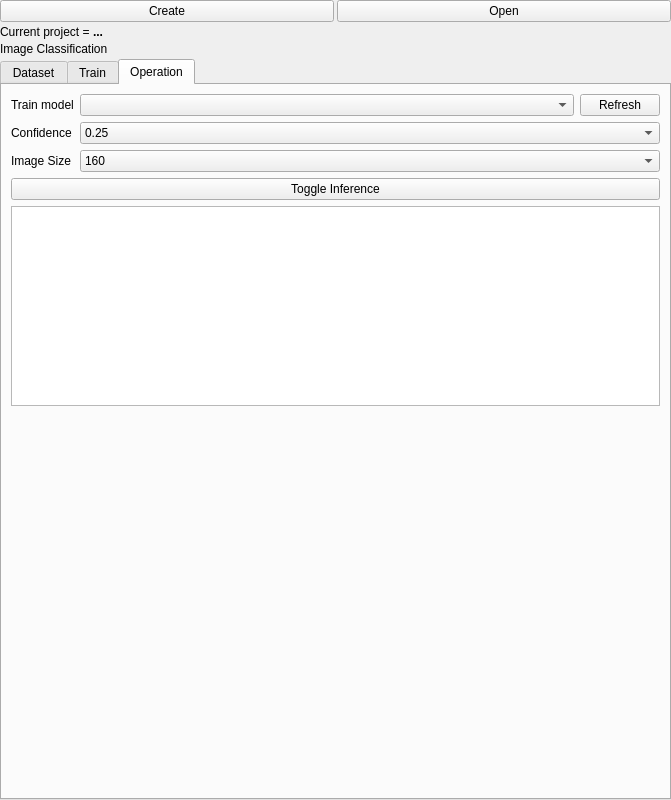
<?xml version="1.0" encoding="UTF-8"?>
<ui version="4.0">
 <class>FormProjectManager</class>
 <widget class="QWidget" name="FormProjectManager">
  <property name="geometry">
   <rect>
    <x>0</x>
    <y>0</y>
    <width>671</width>
    <height>800</height>
   </rect>
  </property>
  <property name="windowTitle">
   <string>Form</string>
  </property>
  <layout class="QVBoxLayout" name="verticalLayout">
   <property name="spacing">
    <number>3</number>
   </property>
   <property name="leftMargin">
    <number>0</number>
   </property>
   <property name="topMargin">
    <number>0</number>
   </property>
   <property name="rightMargin">
    <number>0</number>
   </property>
   <property name="bottomMargin">
    <number>0</number>
   </property>
   <item>
    <layout class="QHBoxLayout" name="horizontalLayout">
     <item>
      <widget class="QPushButton" name="pushButtonCreateProject">
       <property name="text">
        <string>Create</string>
       </property>
      </widget>
     </item>
     <item>
      <widget class="QPushButton" name="pushButtonOpenProject">
       <property name="text">
        <string>Open</string>
       </property>
      </widget>
     </item>
    </layout>
   </item>
   <item>
    <layout class="QHBoxLayout" name="horizontalLayout_2">
     <item>
      <widget class="QLabel" name="label">
       <property name="sizePolicy">
        <sizepolicy hsizetype="Fixed" vsizetype="Preferred">
         <horstretch>0</horstretch>
         <verstretch>0</verstretch>
        </sizepolicy>
       </property>
       <property name="text">
        <string>Current project =</string>
       </property>
      </widget>
     </item>
     <item>
      <widget class="QLabel" name="labelCurrentProject">
       <property name="font">
        <font>
         <bold>true</bold>
        </font>
       </property>
       <property name="text">
        <string>...</string>
       </property>
      </widget>
     </item>
    </layout>
   </item>
   <item>
    <widget class="QStackedWidget" name="stackedWidgetProject">
     <property name="currentIndex">
      <number>2</number>
     </property>
     <widget class="QWidget" name="page_Blank"/>
     <widget class="QWidget" name="page_OD">
      <layout class="QVBoxLayout" name="verticalLayout_2">
       <property name="spacing">
        <number>3</number>
       </property>
       <property name="leftMargin">
        <number>0</number>
       </property>
       <property name="topMargin">
        <number>0</number>
       </property>
       <property name="rightMargin">
        <number>0</number>
       </property>
       <property name="bottomMargin">
        <number>0</number>
       </property>
       <item>
        <widget class="QLabel" name="label_2">
         <property name="text">
          <string>Object Detection</string>
         </property>
        </widget>
       </item>
      </layout>
     </widget>
     <widget class="QWidget" name="page_IC">
      <layout class="QVBoxLayout" name="verticalLayout_3">
       <property name="spacing">
        <number>3</number>
       </property>
       <property name="leftMargin">
        <number>0</number>
       </property>
       <property name="topMargin">
        <number>0</number>
       </property>
       <property name="rightMargin">
        <number>0</number>
       </property>
       <property name="bottomMargin">
        <number>0</number>
       </property>
       <item>
        <widget class="QLabel" name="label_3">
         <property name="text">
          <string>Image Classification</string>
         </property>
        </widget>
       </item>
       <item>
        <widget class="QTabWidget" name="tabWidgetIC">
         <property name="currentIndex">
          <number>2</number>
         </property>
         <widget class="QWidget" name="tab">
          <attribute name="title">
           <string>Dataset</string>
          </attribute>
          <layout class="QVBoxLayout" name="verticalLayout_4">
           <item>
            <layout class="QHBoxLayout" name="horizontalLayout_3">
             <item>
              <widget class="QLabel" name="label_4">
               <property name="sizePolicy">
                <sizepolicy hsizetype="Fixed" vsizetype="Preferred">
                 <horstretch>0</horstretch>
                 <verstretch>0</verstretch>
                </sizepolicy>
               </property>
               <property name="minimumSize">
                <size>
                 <width>0</width>
                 <height>0</height>
                </size>
               </property>
               <property name="maximumSize">
                <size>
                 <width>16777215</width>
                 <height>16777215</height>
                </size>
               </property>
               <property name="text">
                <string>Files </string>
               </property>
              </widget>
             </item>
             <item>
              <widget class="QPushButton" name="pushButtonTakeShots">
               <property name="text">
                <string>Take shots</string>
               </property>
              </widget>
             </item>
             <item>
              <widget class="QPushButton" name="pushButton_2">
               <property name="text">
                <string>Import</string>
               </property>
              </widget>
             </item>
             <item>
              <widget class="QPushButton" name="pushButtonAnnotate">
               <property name="text">
                <string>Annotate</string>
               </property>
              </widget>
             </item>
             <item>
              <widget class="QPushButton" name="pushButtonMakeDataset">
               <property name="text">
                <string>Make</string>
               </property>
              </widget>
             </item>
            </layout>
           </item>
           <item>
            <widget class="QTableWidget" name="tableWidgetFilesIC">
             <attribute name="verticalHeaderCascadingSectionResizes">
              <bool>false</bool>
             </attribute>
             <column>
              <property name="text">
               <string>#</string>
              </property>
             </column>
             <column>
              <property name="text">
               <string>Name</string>
              </property>
             </column>
             <column>
              <property name="text">
               <string>Class</string>
              </property>
             </column>
            </widget>
           </item>
           <item>
            <layout class="QHBoxLayout" name="horizontalLayout_4">
             <item>
              <spacer name="horizontalSpacer">
               <property name="orientation">
                <enum>Qt::Orientation::Horizontal</enum>
               </property>
               <property name="sizeHint" stdset="0">
                <size>
                 <width>40</width>
                 <height>20</height>
                </size>
               </property>
              </spacer>
             </item>
             <item>
              <widget class="QPushButton" name="pushButtonDeleteFiles">
               <property name="text">
                <string>Delete</string>
               </property>
              </widget>
             </item>
            </layout>
           </item>
          </layout>
         </widget>
         <widget class="QWidget" name="tab_2">
          <attribute name="title">
           <string>Train</string>
          </attribute>
          <layout class="QVBoxLayout" name="verticalLayout_5">
           <item>
            <layout class="QGridLayout" name="gridLayout">
             <item row="1" column="0">
              <widget class="QLabel" name="label_5">
               <property name="sizePolicy">
                <sizepolicy hsizetype="Fixed" vsizetype="Preferred">
                 <horstretch>0</horstretch>
                 <verstretch>0</verstretch>
                </sizepolicy>
               </property>
               <property name="minimumSize">
                <size>
                 <width>140</width>
                 <height>0</height>
                </size>
               </property>
               <property name="maximumSize">
                <size>
                 <width>140</width>
                 <height>16777215</height>
                </size>
               </property>
               <property name="text">
                <string>Dataset</string>
               </property>
               <property name="alignment">
                <set>Qt::AlignmentFlag::AlignRight|Qt::AlignmentFlag::AlignTrailing|Qt::AlignmentFlag::AlignVCenter</set>
               </property>
              </widget>
             </item>
             <item row="2" column="0">
              <widget class="QLabel" name="label_6">
               <property name="sizePolicy">
                <sizepolicy hsizetype="Fixed" vsizetype="Preferred">
                 <horstretch>0</horstretch>
                 <verstretch>0</verstretch>
                </sizepolicy>
               </property>
               <property name="minimumSize">
                <size>
                 <width>140</width>
                 <height>0</height>
                </size>
               </property>
               <property name="maximumSize">
                <size>
                 <width>140</width>
                 <height>16777215</height>
                </size>
               </property>
               <property name="text">
                <string>Pretrained Moldel</string>
               </property>
               <property name="alignment">
                <set>Qt::AlignmentFlag::AlignRight|Qt::AlignmentFlag::AlignTrailing|Qt::AlignmentFlag::AlignVCenter</set>
               </property>
              </widget>
             </item>
             <item row="4" column="0">
              <widget class="QLabel" name="label_8">
               <property name="sizePolicy">
                <sizepolicy hsizetype="Fixed" vsizetype="Preferred">
                 <horstretch>0</horstretch>
                 <verstretch>0</verstretch>
                </sizepolicy>
               </property>
               <property name="minimumSize">
                <size>
                 <width>140</width>
                 <height>0</height>
                </size>
               </property>
               <property name="maximumSize">
                <size>
                 <width>140</width>
                 <height>16777215</height>
                </size>
               </property>
               <property name="text">
                <string>Image Size</string>
               </property>
               <property name="alignment">
                <set>Qt::AlignmentFlag::AlignRight|Qt::AlignmentFlag::AlignTrailing|Qt::AlignmentFlag::AlignVCenter</set>
               </property>
              </widget>
             </item>
             <item row="1" column="1">
              <layout class="QHBoxLayout" name="horizontalLayout_5">
               <item>
                <widget class="QComboBox" name="comboBoxSelectedDataset"/>
               </item>
               <item>
                <widget class="QPushButton" name="pushButtonUpdateDatasets">
                 <property name="sizePolicy">
                  <sizepolicy hsizetype="Fixed" vsizetype="Fixed">
                   <horstretch>0</horstretch>
                   <verstretch>0</verstretch>
                  </sizepolicy>
                 </property>
                 <property name="text">
                  <string>Refresh</string>
                 </property>
                </widget>
               </item>
              </layout>
             </item>
             <item row="3" column="0">
              <widget class="QLabel" name="label_7">
               <property name="sizePolicy">
                <sizepolicy hsizetype="Fixed" vsizetype="Preferred">
                 <horstretch>0</horstretch>
                 <verstretch>0</verstretch>
                </sizepolicy>
               </property>
               <property name="minimumSize">
                <size>
                 <width>140</width>
                 <height>0</height>
                </size>
               </property>
               <property name="maximumSize">
                <size>
                 <width>140</width>
                 <height>16777215</height>
                </size>
               </property>
               <property name="text">
                <string>Epochs</string>
               </property>
               <property name="alignment">
                <set>Qt::AlignmentFlag::AlignRight|Qt::AlignmentFlag::AlignTrailing|Qt::AlignmentFlag::AlignVCenter</set>
               </property>
              </widget>
             </item>
             <item row="2" column="1">
              <widget class="QComboBox" name="comboBoxPreTrainedModel">
               <item>
                <property name="text">
                 <string>yolov8n-cls.pt</string>
                </property>
               </item>
               <item>
                <property name="text">
                 <string>yolov8s-cls.pt</string>
                </property>
               </item>
               <item>
                <property name="text">
                 <string>yolov8m-cls.pt</string>
                </property>
               </item>
               <item>
                <property name="text">
                 <string>yolov8l-cls.pt</string>
                </property>
               </item>
               <item>
                <property name="text">
                 <string>yolov8x-cls.pt</string>
                </property>
               </item>
              </widget>
             </item>
             <item row="0" column="0">
              <widget class="QLabel" name="label_9">
               <property name="sizePolicy">
                <sizepolicy hsizetype="Fixed" vsizetype="Preferred">
                 <horstretch>0</horstretch>
                 <verstretch>0</verstretch>
                </sizepolicy>
               </property>
               <property name="minimumSize">
                <size>
                 <width>140</width>
                 <height>0</height>
                </size>
               </property>
               <property name="maximumSize">
                <size>
                 <width>140</width>
                 <height>16777215</height>
                </size>
               </property>
               <property name="text">
                <string>Training Title</string>
               </property>
               <property name="alignment">
                <set>Qt::AlignmentFlag::AlignRight|Qt::AlignmentFlag::AlignTrailing|Qt::AlignmentFlag::AlignVCenter</set>
               </property>
              </widget>
             </item>
             <item row="0" column="1">
              <widget class="QLineEdit" name="lineEditTrainTitle"/>
             </item>
             <item row="3" column="1">
              <widget class="QLineEdit" name="lineEditEpochs">
               <property name="text">
                <string>100</string>
               </property>
              </widget>
             </item>
             <item row="4" column="1">
              <widget class="QComboBox" name="comboBoxImageSize">
               <item>
                <property name="text">
                 <string>160</string>
                </property>
               </item>
               <item>
                <property name="text">
                 <string>320</string>
                </property>
               </item>
               <item>
                <property name="text">
                 <string>640</string>
                </property>
               </item>
               <item>
                <property name="text">
                 <string>720</string>
                </property>
               </item>
               <item>
                <property name="text">
                 <string>1024</string>
                </property>
               </item>
              </widget>
             </item>
            </layout>
           </item>
           <item>
            <layout class="QHBoxLayout" name="horizontalLayout_6">
             <item>
              <spacer name="horizontalSpacer_2">
               <property name="orientation">
                <enum>Qt::Orientation::Horizontal</enum>
               </property>
               <property name="sizeHint" stdset="0">
                <size>
                 <width>40</width>
                 <height>20</height>
                </size>
               </property>
              </spacer>
             </item>
             <item>
              <widget class="QPushButton" name="pushButtonStartTrain">
               <property name="text">
                <string>Start train</string>
               </property>
              </widget>
             </item>
            </layout>
           </item>
           <item>
            <spacer name="verticalSpacer">
             <property name="orientation">
              <enum>Qt::Orientation::Vertical</enum>
             </property>
             <property name="sizeHint" stdset="0">
              <size>
               <width>20</width>
               <height>40</height>
              </size>
             </property>
            </spacer>
           </item>
          </layout>
         </widget>
         <widget class="QWidget" name="tab_3">
          <attribute name="title">
           <string>Operation</string>
          </attribute>
          <layout class="QVBoxLayout" name="verticalLayout_7">
           <item>
            <layout class="QFormLayout" name="formLayout">
             <item row="0" column="0">
              <widget class="QLabel" name="label_10">
               <property name="sizePolicy">
                <sizepolicy hsizetype="Fixed" vsizetype="Preferred">
                 <horstretch>0</horstretch>
                 <verstretch>0</verstretch>
                </sizepolicy>
               </property>
               <property name="text">
                <string>Train model</string>
               </property>
              </widget>
             </item>
             <item row="0" column="1">
              <layout class="QHBoxLayout" name="horizontalLayout_7">
               <item>
                <widget class="QComboBox" name="comboBoxTrainedModels"/>
               </item>
               <item>
                <widget class="QPushButton" name="pushButtonRefreshTrainedModels">
                 <property name="sizePolicy">
                  <sizepolicy hsizetype="Fixed" vsizetype="Fixed">
                   <horstretch>0</horstretch>
                   <verstretch>0</verstretch>
                  </sizepolicy>
                 </property>
                 <property name="text">
                  <string>Refresh</string>
                 </property>
                </widget>
               </item>
              </layout>
             </item>
             <item row="1" column="0">
              <widget class="QLabel" name="label_11">
               <property name="sizePolicy">
                <sizepolicy hsizetype="Fixed" vsizetype="Preferred">
                 <horstretch>0</horstretch>
                 <verstretch>0</verstretch>
                </sizepolicy>
               </property>
               <property name="text">
                <string>Confidence</string>
               </property>
              </widget>
             </item>
             <item row="1" column="1">
              <widget class="QComboBox" name="comboBoxConfidence">
               <item>
                <property name="text">
                 <string>0.25</string>
                </property>
               </item>
               <item>
                <property name="text">
                 <string>0.3</string>
                </property>
               </item>
               <item>
                <property name="text">
                 <string>0.5</string>
                </property>
               </item>
               <item>
                <property name="text">
                 <string>0.75</string>
                </property>
               </item>
               <item>
                <property name="text">
                 <string>0.9</string>
                </property>
               </item>
               <item>
                <property name="text">
                 <string>1</string>
                </property>
               </item>
              </widget>
             </item>
             <item row="2" column="0">
              <widget class="QLabel" name="label_12">
               <property name="sizePolicy">
                <sizepolicy hsizetype="Fixed" vsizetype="Preferred">
                 <horstretch>0</horstretch>
                 <verstretch>0</verstretch>
                </sizepolicy>
               </property>
               <property name="text">
                <string>Image Size</string>
               </property>
              </widget>
             </item>
             <item row="2" column="1">
              <widget class="QComboBox" name="comboBoxInferenceImageSize">
               <item>
                <property name="text">
                 <string>160</string>
                </property>
               </item>
               <item>
                <property name="text">
                 <string>320</string>
                </property>
               </item>
               <item>
                <property name="text">
                 <string>640</string>
                </property>
               </item>
               <item>
                <property name="text">
                 <string>800</string>
                </property>
               </item>
               <item>
                <property name="text">
                 <string>1024</string>
                </property>
               </item>
               <item>
                <property name="text">
                 <string>1280</string>
                </property>
               </item>
              </widget>
             </item>
            </layout>
           </item>
           <item>
            <widget class="QPushButton" name="pushButtonToggleInference">
             <property name="text">
              <string>Toggle Inference</string>
             </property>
            </widget>
           </item>
           <item>
            <widget class="QPlainTextEdit" name="plainTextEditInferenceResults">
             <property name="sizePolicy">
              <sizepolicy hsizetype="Expanding" vsizetype="Fixed">
               <horstretch>0</horstretch>
               <verstretch>0</verstretch>
              </sizepolicy>
             </property>
             <property name="minimumSize">
              <size>
               <width>0</width>
               <height>200</height>
              </size>
             </property>
             <property name="maximumSize">
              <size>
               <width>16777215</width>
               <height>200</height>
              </size>
             </property>
            </widget>
           </item>
           <item>
            <spacer name="verticalSpacer_2">
             <property name="orientation">
              <enum>Qt::Orientation::Vertical</enum>
             </property>
             <property name="sizeHint" stdset="0">
              <size>
               <width>20</width>
               <height>40</height>
              </size>
             </property>
            </spacer>
           </item>
          </layout>
         </widget>
        </widget>
       </item>
      </layout>
     </widget>
    </widget>
   </item>
  </layout>
 </widget>
 <resources/>
 <connections/>
</ui>
